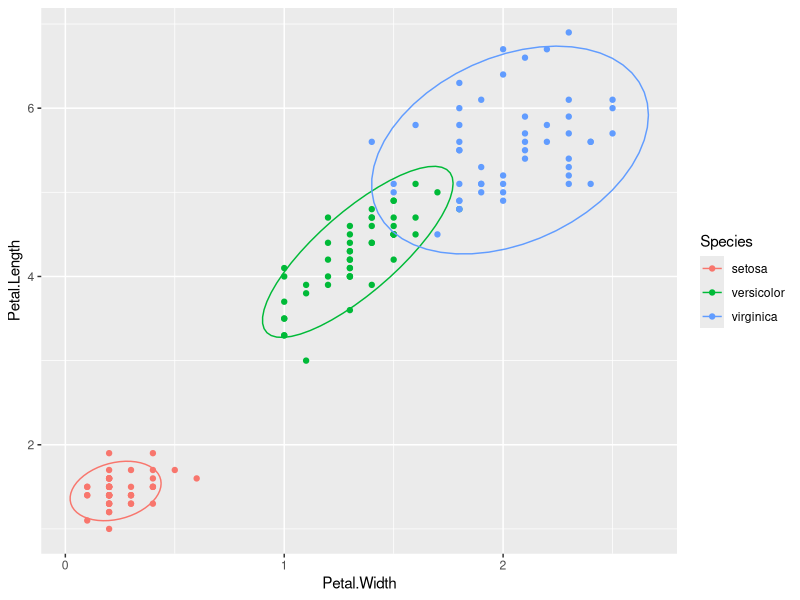
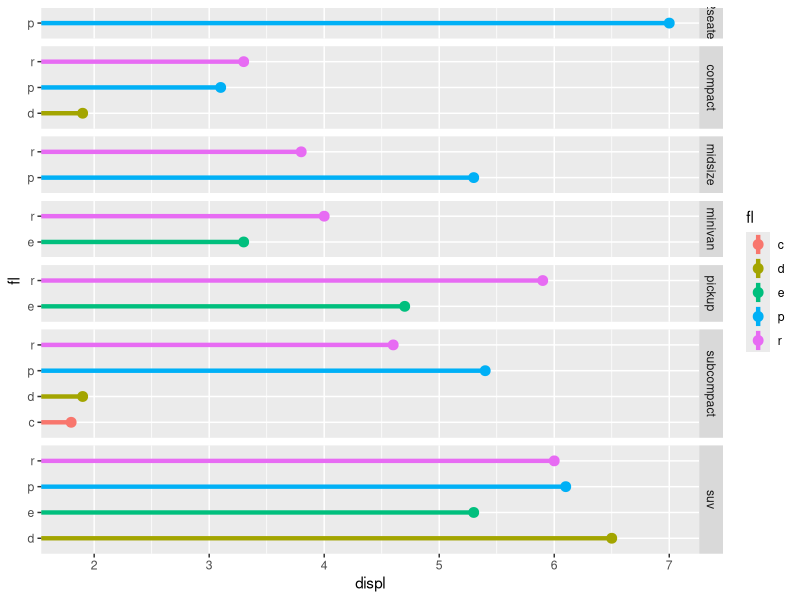

These charts were generated, in order, by the following R code: (Note: this script raises an error after producing the figures.)

library(tidyverse)
library(forcats)

#Data Wrangling
  head_tail <- 
      function(x, n){
        slice(x, c(1:n, (n()-(n-1)):n()))
      }

#rescale data
    change_range <- 
        function(x, new_min, new_max){
            (x - min(x))/(max(x)-min(x)) * (new_max - new_min) + new_min 
        }
    
    change_range(c(0:10), -10, 10)
    change_range(c(0:10), 0, 255) %>% as.integer()

#round to any increment
    round_down <-
        function (x, accuracy, integer = F) {
            x_sign <- sign(x)
            x_int <- abs(as.integer(x))
            x_dec <- abs(x) - x_int
            
            if (integer == F) {
                get_round <-(x_dec%/%accuracy) * accuracy
                final <- (x_int + get_round) * x_sign
            } else {
                get_round <-(x_int%/%accuracy) * accuracy
                final <- (get_round) * x_sign
            }
            
            return(final)
        }

    round_down(5.343, 0.08)
    round_down(seq(0, 20, 2), 5, T)
    round_down(seq(0, 20, 2), 3, T)
    
#add commas to big #s
    nice_int <- 
        function(x){
          format(x, big.mark = ",", scientific = F)
        }
    
    nice_int(1e6)

#format percents
    nice_pct <- 
        function(fraction, enclose = F, sign = T, d = 0, keep_numeric = F, x100 = T){
            #decimals default to zero unless specified, if convert == F, push it out to 2 places
              decimals <- ifelse((x100 == F & d == 0), 2, d)
            #if number user doesn't want fraction multiplied by 100, then keep orig (*1)
              multiplier <- ifelse(x100 == F, 1, 100)
            #here's rounding result
              x <- round(fraction*multiplier, decimals)
            #add in formatting if  
              if(keep_numeric == F){
                if(sign == T & x100 == T) x <- paste0(x, "%")
                if(enclose == T)          x <- paste0("(", x, ")")
              }
            return(x)
        }
  
    nice_pct(2/7)  
    nice_pct(2/7, enclose = T)
    nice_pct(2/7, keep_numeric = T, d = 4)
    nice_pct(2/7, d = 3, keep_numeric = T, x100 = F)
    nice_pct(2/7, x100 = F)
    nice_pct(2/7, d = 4, x100 = F)

#quickly enclose right, left, or both sides of an object with a symbol  
    enclose <- 
        function(x, symbol = "{_}", side = "b"){
            find_break <- str_locate(symbol, "_")[1]
            start <- str_sub(symbol, 1, find_break-1)
            end <- str_sub(symbol, find_break+1)
            return(paste0(start, x, end))    
        }
    
    enclose("this is a test sentence", "{_}")
    enclose(seq(0,10,2), "_%")
    enclose(seq(0,10,2), "$_ each")



####ggplot extras----
#elipses
    ggplot(iris, aes(Petal.Width, Petal.Length, color = Species)) +
        geom_point() +
        stat_ellipse()

#lollipop chart
    ggplot(mpg, aes(fl, displ, color = fl, group = fl)) +
        facet_grid(class~., scales = "free", space = "free") +
        coord_flip() +
        stat_summary(ymin = 0, fun.ymax = max, geom = "linerange", size = 1.5) +
        stat_summary(fun.y = max, geom = "point", size = 3)

#dumbbells
    mpg %>% 
    group_by(manufacturer) %>% 
    filter(row_number() > 5, 
           n_distinct(model) > 2) %>% 
    ggplot(aes(fct_reorder(model, hwy, fun = min), hwy)) +
        facet_grid(manufacturer~., scales = "free", space = "free") +
        coord_flip() +
        #bars
        stat_summary(fun.ymin = min, fun.ymax = max, color = "grey50", geom = "linerange") +
        #interesting ladder effect
        #stat_summary(aes(group = 1), fun.ymin = min, fun.ymax = max, geom = "ribbon", alpha = .1, fill = "blue") +
        #connect mins
        stat_summary(aes(group = 1), fun.y = min, alpha = .5, color = "grey", size = 1.2, geom = "line") +
        #points
        stat_summary(fun.y = max, color = "grey50", geom = "point", size = 1.5) +
        stat_summary(fun.y = min, shape = 21, fill = "orange", color = "black", stroke = 1, geom = "point", size = 1.5) +
        #extra
        expand_limits(y = 0) + 
        xlab("") +
        theme(strip.text.y = element_text(angle = 0), 
              panel.grid = element_blank(), panel.spacing = unit(.05, "lines"))
